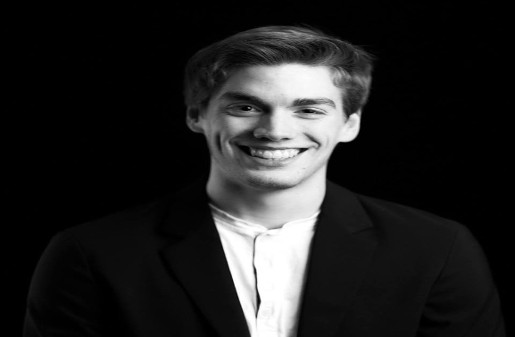
%> input picture a2/me1.jpg, 515 x 337 px
$ octave main.m   (GNU Octave 9; MATLAB toolbox functions it lacks are replaced by stand-ins)
%> lines starting %> are read from the running program, lines starting %| are printed output that depends on the picture; in (x1, y1, x2, y2) boxes, pixels count from 0 and x2, y2 are one past the last pixel; in counts of white or black regions, pixels touching at a corner belong together; the program's own positions count from 1
### a2/myblend.m
function imgo = myblend(img1, img2, num_levels, alpha)

splinea = makePyramid(img1, num_levels, alpha);
splineb = makePyramid(img2, num_levels, alpha);
variable = 230;
mask1 = zeros(size(img1));
mask1(:,1:variable,:) = 1;
mask2 = 1-mask1;
blurh = fspecial('gauss',30,15);
mask1 = imfilter(mask1,blurh,'replicate');
mask2 = imfilter(mask2,blurh,'replicate');

limgo = cell(1,num_levels);

for p = 1:num_levels
	[Mp, Np, ~] = size(splinea{p});
	maskap = imresize(mask1,[Mp Np]);
	maskbp = imresize(mask2,[Mp Np]);
	limgo{p} = splinea{p}.*maskap + splineb{p}.*maskbp;
end

imgo = stitch(limgo, alpha);
end


function [ pyramid ] = makePyramid( img, levels, alpha )
pyramid = cell(1,levels);
pyramid{1} = im2double(img);
for p = 2:levels
	pyramid{p} = REDUCE(pyramid{p-1}, alpha);
end
for p = levels-1:-1:1
	osz = size(pyramid{p+1})*2-1;
	pyramid{p} = pyramid{p}(1:osz(1),1:osz(2),:);
end

for p = 1:levels-1
	pyramid{p} = pyramid{p}-EXPAND(pyramid{p+1}, alpha);
end

end


function [ imgout ] = EXPAND( img, alpha )
kw = 5;
ker1d = [.25-alpha/2 .25 alpha .25 .25-alpha/2];
kernel = kron(ker1d,ker1d')*4;

ker00 = kernel(1:2:kw,1:2:kw);
ker01 = kernel(1:2:kw,2:2:kw);
ker10 = kernel(2:2:kw,1:2:kw);
ker11 = kernel(2:2:kw,2:2:kw);

img = im2double(img);
sz = size(img(:,:,1));
osz = sz*2-1;
imgout = zeros(osz(1),osz(2),size(img,3));

for p = 1:size(img,3)
	img1 = img(:,:,p);
	img1ph = padarray(img1,[0 1],'replicate','both');
	img1pv = padarray(img1,[1 0],'replicate','both');

	img00 = imfilter(img1,ker00,'replicate','same');
	img01 = conv2(img1pv,ker01,'valid');
	img10 = conv2(img1ph,ker10,'valid');
	img11 = conv2(img1,ker11,'valid');

	imgout(1:2:osz(1),1:2:osz(2),p) = img00;
	imgout(2:2:osz(1),1:2:osz(2),p) = img10;
	imgout(1:2:osz(1),2:2:osz(2),p) = img01;
	imgout(2:2:osz(1),2:2:osz(2),p) = img11;
end

end

function [ imgout ] = REDUCE( img, alpha )
ker1d = [.25-alpha/2 .25 alpha .25 .25-alpha/2];
kernel = kron(ker1d,ker1d');

img = im2double(img);
sz = size(img);
imgout = [];

for p = 1:size(img,3)
	img1 = img(:,:,p);
	imgFiltered = imfilter(img1,kernel,'replicate','same');
	imgout(:,:,p) = imgFiltered(1:2:sz(1),1:2:sz(2));
end

end
function [ img ] = stitch( pyramid, alpha )
for p = length(pyramid)-1:-1:1
	pyramid{p} = pyramid{p}+EXPAND(pyramid{p+1}, alpha);
end
img = pyramid{1};

end

### a2/main.m
%This is just a sample main file for my sake, to edit variables

close all
clear
img1 = im2double(imread('me1.jpg'));
%> img1: size 337x515x3 double; min 0, max 1, mean 0.134
img2 = im2double(imread('me2.jpg'));
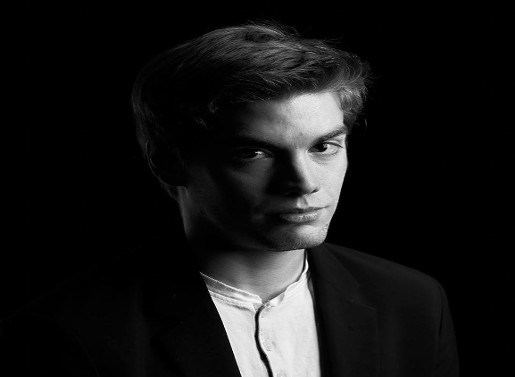
%> input picture a2/me2.jpg, 515 x 377 px
%> img2: size 377x515x3 double; min 0, max 1, mean 0.0897
num_levels = 4;
alpha = 0.5;
img1 = imresize(img1,[size(img2,1) size(img2,2)]);
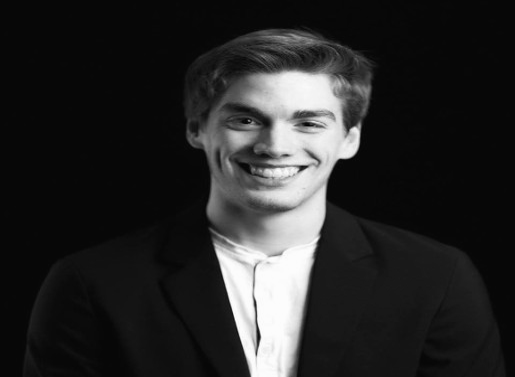
%> img1: size 377x515x3 double; min -0.0317, max 1.01, mean 0.134; drawn with min black and max white

blendedimg = myblend(img1, img2, num_levels, alpha);
%> after the loop in makePyramid, `for p = 2:levels`: pyramid = 4 items
%> the loop in makePyramid, `for p = levels-1:-1:1` made 3 passes
%> osz on passes 1 to 3: [95 129 5], [189 257 5], [377 513 5]
%> the loop in makePyramid, `for p = 1:levels-1` made 3 passes
%> (sz in EXPAND, osz in EXPAND) on passes 1 to 3: ([189 257], [377 513]), ([95 129], [189 257]), ([48 65], [95 129])
%> the loop in makePyramid (call 2), `for p = levels-1:-1:1` made 3 passes
%> the loop in makePyramid (call 2), `for p = 1:levels-1` made 3 passes
%> in myblend, `mask1(:,1:variable,:) = 1;`:
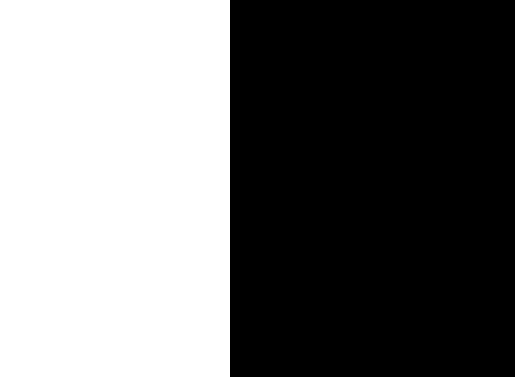
%> mask1: size 377x515x3 double; values 0 (black) and 1 (white), 44.7% white; 1 white region, box (x1, y1, x2, y2) and area: (0, 0, 230, 377) 86710
%> the loop in myblend, `for p = 1:num_levels` made 4 passes
%> (Mp, Np) on passes 1 to 4: (377, 513), (189, 257), (95, 129), (48, 65)
%> pass 1, in myblend, `maskap = imresize(mask1,[Mp Np]);`:
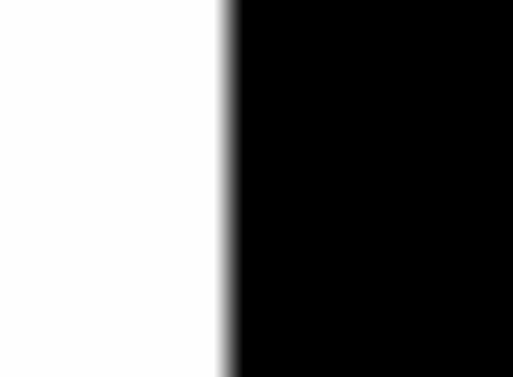
%> maskap: size 377x513x3 double; min -3.4e-05, max 1, mean 0.446; drawn with min black and max white
%> pass 1, in myblend, `maskbp = imresize(mask2,[Mp Np]);`:
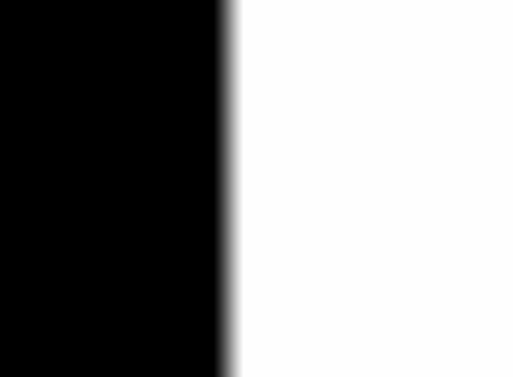
%> maskbp: size 377x513x3 double; min -0.00139, max 1, mean 0.554; drawn with min black and max white
%> the loop in stitch, `for p = length(pyramid)-1:-1:1` made 3 passes
%> (p, sz in EXPAND, osz in EXPAND) on passes 1, 3: (3, [48 65], [95 129]), (1, [189 257], [377 513])
%> pass 2, in EXPAND (call 8), `img = im2double(img);`:
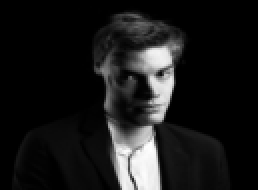
%> img: size 95x129x3 double (shown 2 times larger); min -0.000534, max 0.931, mean 0.0957; drawn with min black and max white
%> pass 3, in EXPAND (call 9), `img = im2double(img);`:
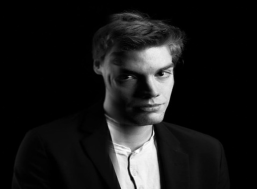
%> img: size 189x257x3 double; min -0.00107, max 0.961, mean 0.0962; drawn with min black and max white
figure,imshow(blendedimg)
